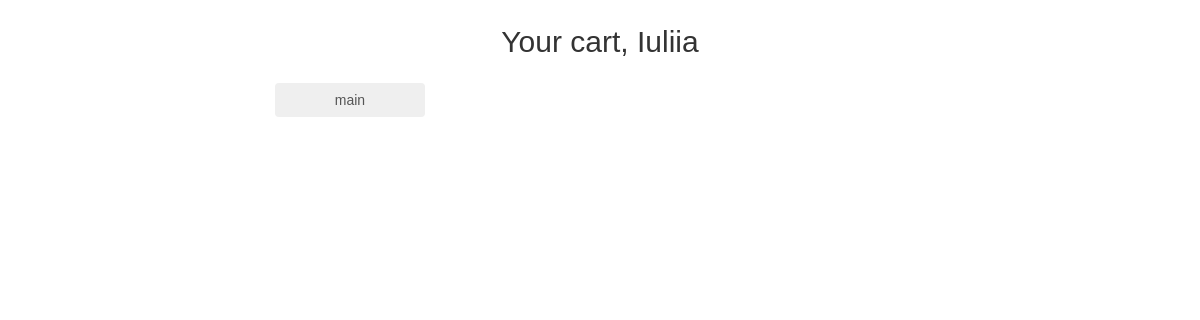
Page /basket/ (signed in) on the earlier database version.
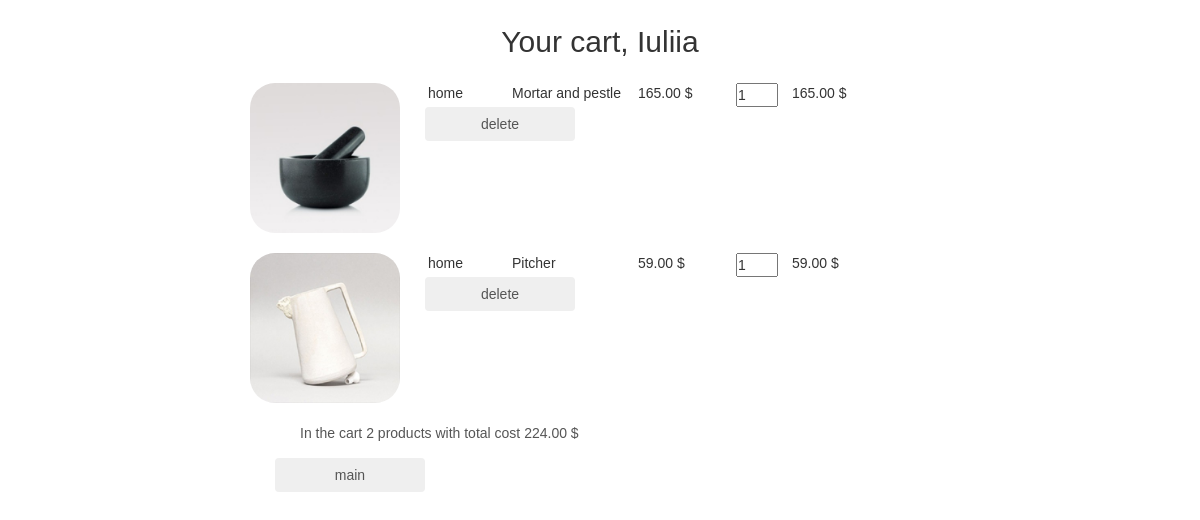
Same page on the later database version.
### basketapp/models.py (models this page shows)
class Basket(models.Model):
    user = models.ForeignKey(settings.AUTH_USER_MODEL, on_delete=models.CASCADE, related_name='basket')
    product = models.ForeignKey(Product, on_delete=models.CASCADE)
    quantity = models.PositiveIntegerField(verbose_name='quantity', default=0)
    add_datetime = models.DateTimeField(verbose_name='time', auto_now_add=True)
    @property
    def product_cost(self):
        return self.product.price * self.quantity
    @property
    def total_quantity(self):
        _items = Basket.objects.filter(user=self.user)
        _totalquantity = sum([x.quantity for x in _items])
        return _totalquantity
    @property
    def total_cost(self):
        _items = Basket.objects.filter(user=self.user)
        _totalcost = sum([x.product_cost for x in _items])
        return _totalcost

### mainapp/models.py (models this page shows, shortened)
class Product(models.Model):
    category = models.ForeignKey(ProductCategory,
                                 on_delete=models.CASCADE)
    name = models.CharField(verbose_name='Product name',
                            max_length=128)
    image = models.ImageField(upload_to='products_image', blank=True)
    short_desc = models.CharField(verbose_name='short product description',
                                  max_length=60, blank=True)
    description = models.TextField(verbose_name='Product description',
                                   blank=True)
    price = models.DecimalField(verbose_name='Product price',
                                max_digits=8, decimal_places=2, default=0)
    quantity = models.PositiveSmallIntegerField(verbose_name='storage quantity', default=0)
    is_active = models.BooleanField(verbose_name='active', default=True)

class ProductCategory(models.Model):
    name = models.CharField(verbose_name='Category name',
                            max_length=64,
                            unique=True)
    description = models.TextField(verbose_name="Description",
                                   blank=True)
    is_active = models.BooleanField(verbose_name='active', default=True)

### authapp/models.py (models this page shows)
class ShopUser(AbstractUser):
    avatar = models.ImageField(upload_to='users_avatars', blank=True)
    age = models.PositiveSmallIntegerField(verbose_name='age')

### basketapp/views.py (the view)
# urls.py: path('', basketapp.basket, name='view'),
@login_required
def basket(request):
    title = 'basket'
    basket_items = Basket.objects.filter(user=request.user)
    context = {
        'title': title,
        'basket_items': basket_items,
    }
    return render(request, 'basketapp/basket.html', context)

### basketapp/templates/basketapp/basket.html
{% extends 'basketapp/base.html' %}
{% load static %}
{% block content %}
    <div class="basket_list">
        {% include 'basketapp/includes/inc_basket_list.html' %}
    </div>
    <button class="btn btn-round">
        <a href="{% url 'main' %}">
            main
        </a>
    </button>
{% endblock %}

### basketapp/templates/basketapp/includes/inc_basket_list.html
{% load static %}
{% for item in basket_items %}
<div class="basket_record">
    <img src="/media/{{ item.product.image }}" alt="{{ item.product.short_desc }}">
    <span class="category_name">{{ item.product.category.name }}</span>
    <span class="product_name">{{ item.product.name }}</span>
    <span class="product_price">{{ item.product.price }}&nbsp;$</span>
    <input type="number" name="{{ item.pk }}" min="0" value="{{ item.quantity }}">
    <span class="product_cost">{{ item.product_cost }}&nbsp;$</span>
    <button class="btn btn-round">
        <a href="{% url 'basket:remove' item.pk %}" class="">
            delete
        </a>
    </button>
</div>
{% endfor %}
{% if basket_items %}
<div class="basket_summary">
    In the cart {{ basket_items.0.total_quantity }} products with total cost
    {{ basket_items.0.total_cost }}&nbsp;$
</div>
{% endif %}

Differences in the rows shown:
added Basket: product.image (picture), product.category.name "home", product.name "Mortar and pestle", product.price "165.00", pk "1", product_cost "165.00", user+quantity "2", user+product+quantity "224.00"
added Basket: product.image (picture), product.category.name "home", product.name "Pitcher", product.price "59.00", quantity "1", product_cost "59.00"
Other differences:
text now shown: "In the cart products with total cost $"
